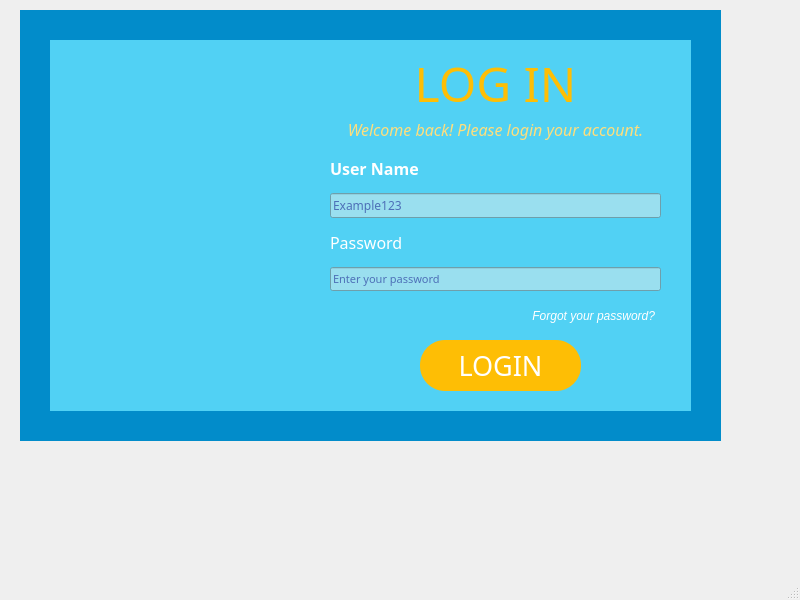
<?xml version="1.0" encoding="UTF-8"?>
<ui version="4.0">
 <class>MainWindow</class>
 <widget class="QMainWindow" name="MainWindow">
  <property name="geometry">
   <rect>
    <x>0</x>
    <y>0</y>
    <width>800</width>
    <height>600</height>
   </rect>
  </property>
  <property name="windowTitle">
   <string>ChurnCast - LoginWindow</string>
  </property>
  <property name="windowIcon">
   <iconset>
    <normaloff>images/logo_app.png</normaloff>images/logo_app.png</iconset>
  </property>
  <widget class="QWidget" name="centralwidget">
   <widget class="QWidget" name="BG1" native="true">
    <property name="geometry">
     <rect>
      <x>20</x>
      <y>10</y>
      <width>701</width>
      <height>431</height>
     </rect>
    </property>
    <property name="styleSheet">
     <string notr="true">background-color: rgb(2, 140, 202);</string>
    </property>
    <widget class="QWidget" name="BGWhite" native="true">
     <property name="geometry">
      <rect>
       <x>30</x>
       <y>30</y>
       <width>641</width>
       <height>371</height>
      </rect>
     </property>
     <property name="styleSheet">
      <string notr="true">background-color: rgb(81, 209, 244);</string>
     </property>
     <widget class="QPushButton" name="pushButtonLogin">
      <property name="geometry">
       <rect>
        <x>370</x>
        <y>300</y>
        <width>161</width>
        <height>51</height>
       </rect>
      </property>
      <property name="font">
       <font>
        <family>Vinhan</family>
        <pointsize>20</pointsize>
        <weight>9</weight>
        <italic>false</italic>
        <bold>false</bold>
       </font>
      </property>
      <property name="styleSheet">
       <string notr="true">background-color: rgb(254, 190, 5);
font: 75 20pt &quot;Vinhan&quot;;
color: rgb(255, 255, 255);
border-radius:25px;</string>
      </property>
      <property name="text">
       <string>LOGIN</string>
      </property>
     </widget>
     <widget class="QWidget" name="verticalLayoutWidget">
      <property name="geometry">
       <rect>
        <x>280</x>
        <y>110</y>
        <width>331</width>
        <height>141</height>
       </rect>
      </property>
      <layout class="QVBoxLayout" name="verticalLayout">
       <item>
        <widget class="QLabel" name="labelUserName">
         <property name="font">
          <font>
           <family>Vinhan</family>
           <pointsize>12</pointsize>
           <weight>75</weight>
           <bold>true</bold>
          </font>
         </property>
         <property name="text">
          <string>&lt;html&gt;&lt;head/&gt;&lt;body&gt;&lt;p&gt;&lt;span style=&quot; color:#ffffff;&quot;&gt;User Name&lt;/span&gt;&lt;/p&gt;&lt;/body&gt;&lt;/html&gt;</string>
         </property>
        </widget>
       </item>
       <item>
        <widget class="QLineEdit" name="lineEditUserName">
         <property name="font">
          <font>
           <family>Vinhan</family>
          </font>
         </property>
         <property name="styleSheet">
          <string notr="true">background-color: rgb(154, 223, 239);
text: bold;
color: rgb(0, 0, 127);</string>
         </property>
         <property name="placeholderText">
          <string>Example123</string>
         </property>
        </widget>
       </item>
       <item>
        <widget class="QLabel" name="labelPassWord">
         <property name="font">
          <font>
           <family>Vinhan</family>
           <pointsize>12</pointsize>
           <weight>75</weight>
           <bold>true</bold>
          </font>
         </property>
         <property name="text">
          <string>&lt;html&gt;&lt;head/&gt;&lt;body&gt;&lt;p&gt;&lt;span style=&quot; font-weight:400; color:#ffffff;&quot;&gt;Password&lt;/span&gt;&lt;/p&gt;&lt;/body&gt;&lt;/html&gt;</string>
         </property>
        </widget>
       </item>
       <item>
        <widget class="QLineEdit" name="lineEditPassWord">
         <property name="font">
          <font>
           <family>Vinhan</family>
           <pointsize>8</pointsize>
          </font>
         </property>
         <property name="styleSheet">
          <string notr="true">background-color: rgb(154, 223, 239);
text: bold;
color: rgb(0, 0, 127);</string>
         </property>
         <property name="echoMode">
          <enum>QLineEdit::Password</enum>
         </property>
         <property name="placeholderText">
          <string>Enter your password</string>
         </property>
        </widget>
       </item>
      </layout>
     </widget>
     <widget class="QWidget" name="verticalLayoutWidget_2">
      <property name="geometry">
       <rect>
        <x>260</x>
        <y>10</y>
        <width>371</width>
        <height>91</height>
       </rect>
      </property>
      <layout class="QVBoxLayout" name="verticalLayout_2">
       <item>
        <widget class="QLabel" name="labelLogin">
         <property name="font">
          <font>
           <family>Vinhan</family>
           <pointsize>28</pointsize>
           <weight>9</weight>
           <italic>false</italic>
           <bold>false</bold>
          </font>
         </property>
         <property name="styleSheet">
          <string notr="true">color: rgb(255, 255, 255);
font: 75 28pt &quot;Vinhan&quot;;</string>
         </property>
         <property name="text">
          <string>&lt;html&gt;&lt;head/&gt;&lt;body&gt;&lt;p align=&quot;center&quot;&gt;&lt;span style=&quot; font-size:36pt; color:#febe05;&quot;&gt;LOG IN&lt;/span&gt;&lt;/p&gt;&lt;/body&gt;&lt;/html&gt;</string>
         </property>
        </widget>
       </item>
       <item>
        <widget class="QLabel" name="Welcom">
         <property name="font">
          <font>
           <family>Vinhan</family>
           <pointsize>10</pointsize>
           <weight>75</weight>
           <bold>true</bold>
          </font>
         </property>
         <property name="text">
          <string>&lt;html&gt;&lt;head/&gt;&lt;body&gt;&lt;p align=&quot;center&quot;&gt;&lt;span style=&quot; font-size:12pt; font-weight:400; font-style:italic; color:#ffde7b;&quot;&gt;Welcome back! Please login your account.&lt;/span&gt;&lt;/p&gt;&lt;/body&gt;&lt;/html&gt;</string>
         </property>
        </widget>
       </item>
      </layout>
     </widget>
     <widget class="QPushButton" name="pushButtonForgot">
      <property name="geometry">
       <rect>
        <x>400</x>
        <y>260</y>
        <width>211</width>
        <height>31</height>
       </rect>
      </property>
      <property name="styleSheet">
       <string notr="true">font: 75 12pt &quot;Vinhan&quot;;
color: rgb(255, 255, 255);
border:none;
text-align:right;
font: italic;
padding-right:6px;


</string>
      </property>
      <property name="text">
       <string>Forgot your password?</string>
      </property>
     </widget>
     <widget class="QLabel" name="label">
      <property name="geometry">
       <rect>
        <x>-30</x>
        <y>0</y>
        <width>281</width>
        <height>371</height>
       </rect>
      </property>
      <property name="text">
       <string/>
      </property>
      <property name="pixmap">
       <pixmap>images/Login/login image.jpg</pixmap>
      </property>
      <property name="scaledContents">
       <bool>true</bool>
      </property>
     </widget>
    </widget>
   </widget>
  </widget>
  <widget class="QMenuBar" name="menubar">
   <property name="geometry">
    <rect>
     <x>0</x>
     <y>0</y>
     <width>800</width>
     <height>18</height>
    </rect>
   </property>
  </widget>
  <widget class="QStatusBar" name="statusbar"/>
 </widget>
 <resources/>
 <connections/>
</ui>
